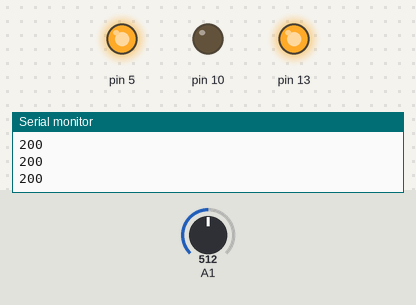
The sketch below on a simulated Arduino Uno, built with avr-gcc and run on an emulated ATmega328P. On the bench: output pins drawn as LEDs (lit = HIGH), the last lines printed to the serial monitor. The test bench sets the inputs (shaded band); at power-on: A1 = 512.

Above: at 1.2 s.
1.3 s: A1 set to 180
2.8 s: A1 set to 153
At 4.0 s:
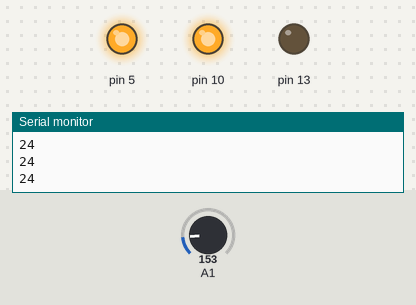
4.3 s: A1 set to 178
5.8 s: A1 set to 214
At 6.8 s:
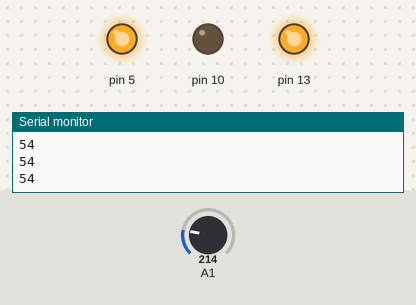
7.3 s: A1 set to 122
At 8.7 s:
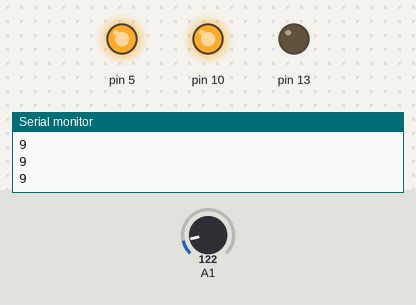
Timing chart, 0 to 9.8 s (numbered marks = the images above; inputs shaded):
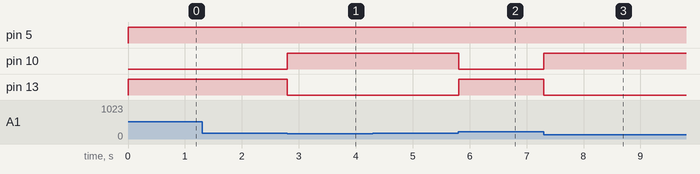

Measured:
- the behaviour switches between 164 and 163 on A1 (found by bisection; images 0 and 1)
- the behaviour switches between 196 and 197 on A1 (found by bisection; images 1 and 2)
- after the input at 2.8 s, pin 10: LOW → HIGH at once; pin 13: HIGH → LOW at once
- after the input at 5.8 s, pin 10: HIGH → LOW at once; pin 13: LOW → HIGH at once
- after the input at 7.3 s, pin 10: LOW → HIGH at once; pin 13: HIGH → LOW at once

The sketch:

sis.ino
```cpp
// C++ code
//
int Temperaturevalue = 0;

void setup()
{
  pinMode(A1, INPUT);
  Serial.begin(9600);

  pinMode(10, OUTPUT);
  pinMode(13, OUTPUT);
  pinMode(5, OUTPUT);
}

void loop()
{
  Temperaturevalue = -40 + 0.488155 * (analogRead(A1) - 20);
  Serial.println(Temperaturevalue);
  if (Temperaturevalue < 30) {
    digitalWrite(10, HIGH);
    digitalWrite(13, LOW);
    digitalWrite(5, HIGH);
  }
  if (Temperaturevalue > 45) {
    digitalWrite(10, LOW);
    digitalWrite(13, HIGH);
    digitalWrite(5, HIGH);
  }
  delay(10); // Delay a little bit to improve simulation performance
}
```
